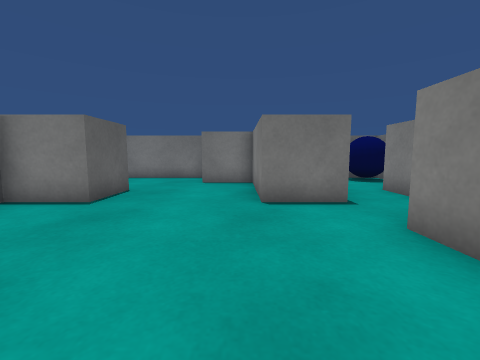
[1] (above)

20 first-person views from a walk through a Unity game level. The camera is 0.55 m above the floor, tilts 6° down and sees 90° across. The floor is counted in squares, 0.5 m on a side. Each view is taken from the middle of a square. On the plan, view 1 faces up. The plan holds only what a view shows up to about 11 squares ahead; the rest is blank. The place goes on beyond the plan. Surface patterns are stand-ins for the level's own textures.

[2]
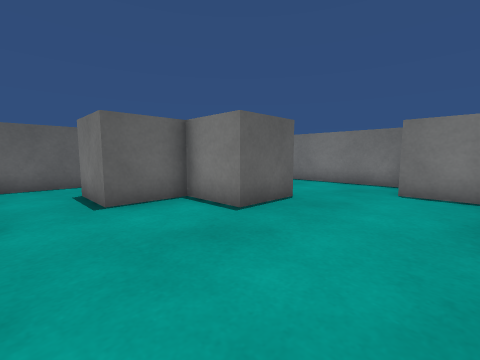

[3]
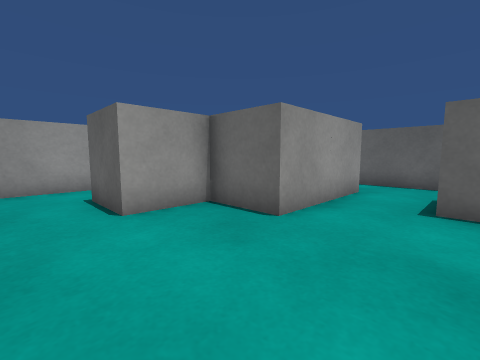

[4]
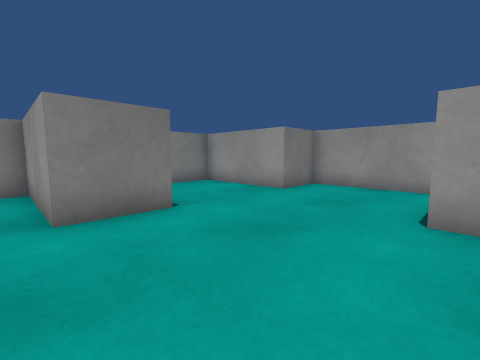

[5]
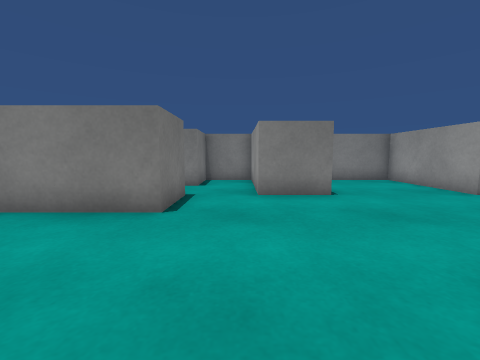

[6]
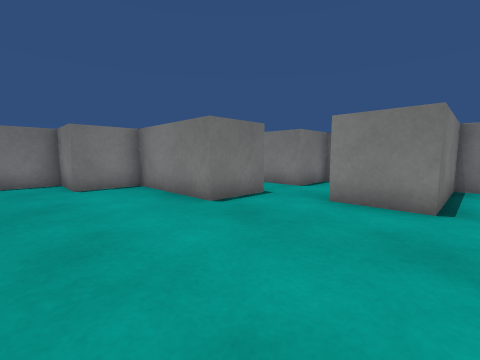

[7]
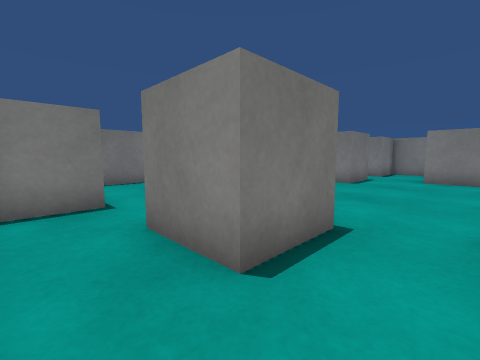

[8]
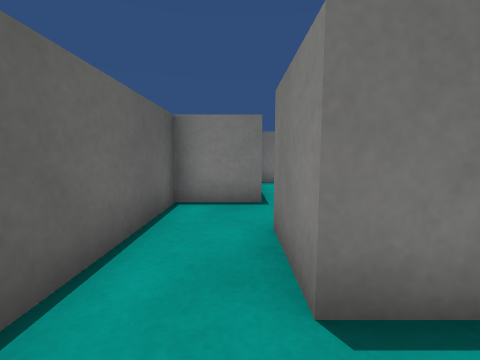

[9]
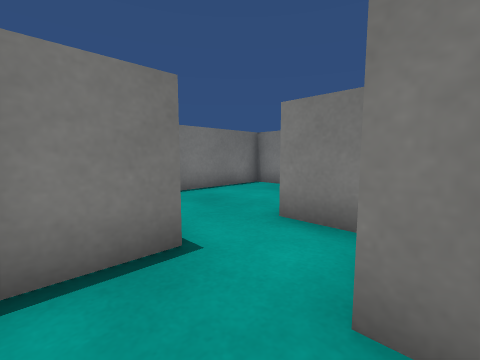

[10]
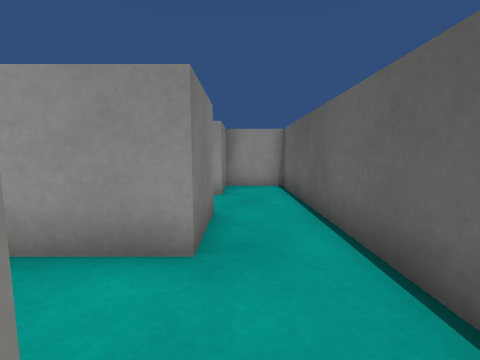

[11]
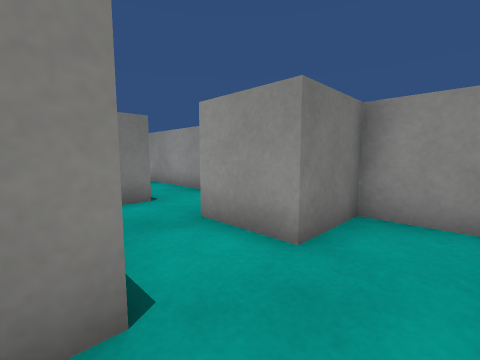

[12]
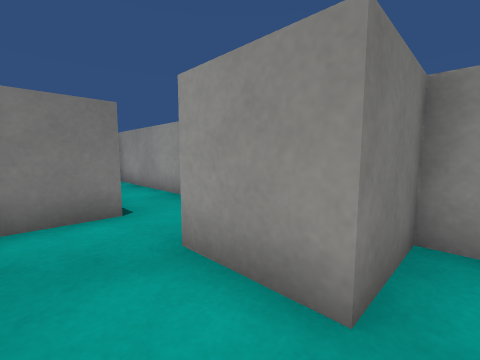

[13]
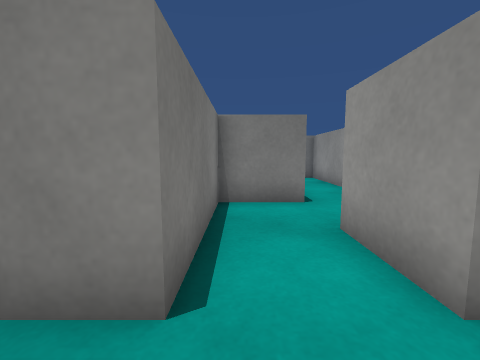

[14]
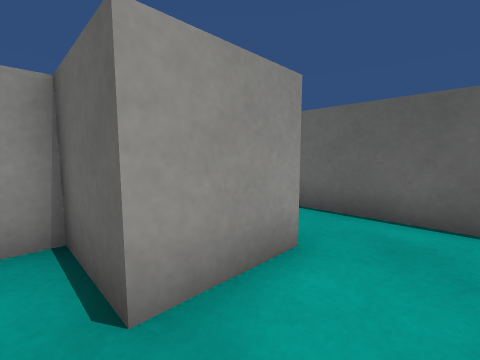

[15]
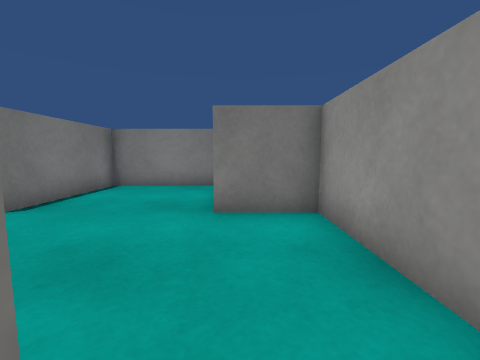

[16]
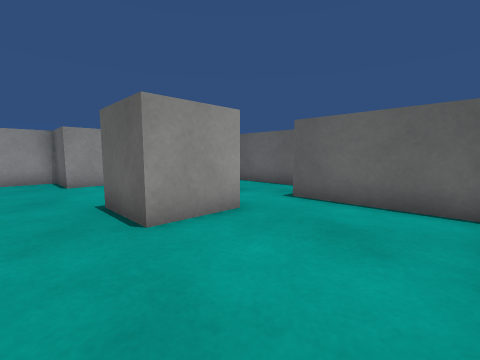

[17]
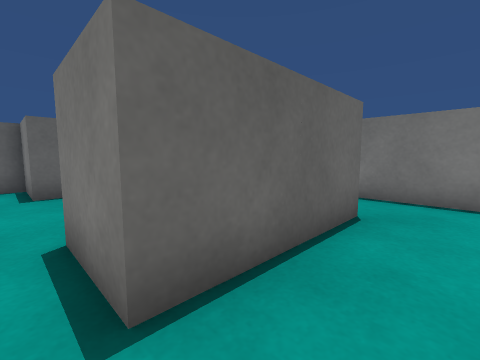

[18]
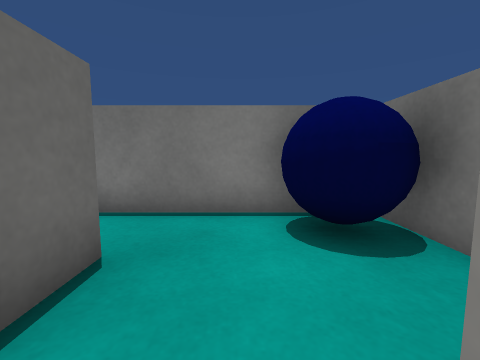

[19]
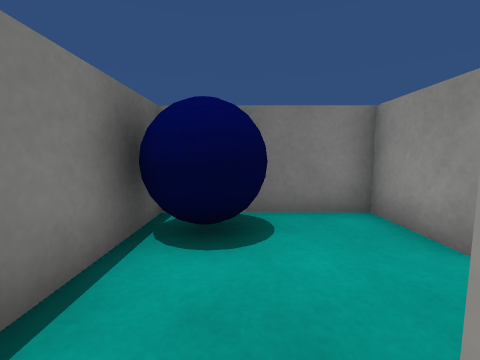

[20]
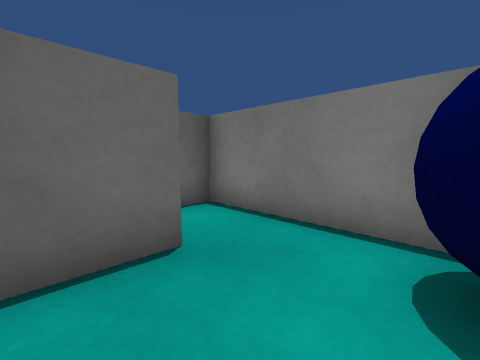

### Floor plan
Ten units are one square. View 1 is at (0, 0); x grows to the right and y downward. Boxes are objects, and circles mark ways between rooms. Rooms are numbered by the first view taken in them; rooms with no view inside come last. Other rooms are left out.
<svg viewBox="-100 -120 170 170">
<path fill="none" stroke="#000" d="M25 -74 25 -55 5 -55 5 -95 -15 -95 -15 -115 -71 -115M-55 -61 -55 -75 -35 -75 -35 -55 -55 -55 -55 -35 -75 -35 -75 -55M-75 -15 -35 -15 -35 5 -15 5 -15 25M-16 45 25 45 25 25 65 25 65 -15 25 -15 25 -35 65 -35 65 -55 45 -55 45 -75M-75 -111 -75 -75 -95 -75 -95 -15M-75 5 -75 -15M-95 -15 -95 45 -75 45 -75 25M-35 26 -35 5 -75 5M-75 25 -55 25 -55 45 -49 45M-28 45 -16 45M25 -96 25 -74M45 -75 65 -75 65 -110M62 -115 5 -115 5 -106"/>
<rect x="45" y="-115" width="20" height="20" fill="#bbb"><title>blue ball</title></rect>
<circle cx="-85" cy="-5" r="3" fill="#2a7"/>
<circle cx="-25" cy="35" r="3" fill="#2a7"/>
<circle cx="35" cy="-65" r="3" fill="#2a7"/>
<circle cx="-65" cy="15" r="3" fill="#2a7"/>
<text x="-10" y="-40">1</text>
<text x="-90" y="10">2</text>
<text x="-50" y="20">3</text>
<text x="40" y="-100">4</text>
</svg>
Room 1 opens to room 2. Room 1 opens to room 3. Room 1 opens to room 4. Room 2 opens to room 3.

Where each view was taken, in squares from view 1:
view 1: 0 up, 0 right, facing up
view 2: 2 up, 0 right, facing up-left
view 3: 4 up, 0 right, facing down-left
view 4: 4 up, 2 left, facing down-right
view 5: 4 up, 4 left, facing right
view 6: 1 up, 3 left, facing up-right
view 7: 2 up, 9 left, facing up-right
view 8: 2 up, 8 left, facing up
view 9: 5 up, 9 left, facing up-right
view 10: 4 up, 8 left, facing down
view 11: 0 up, 9 left, facing down-right
view 12: 1 down, 8 left, facing down-right
view 13: 1 down, 9 left, facing right
view 14: 1 down, 5 left, facing down-left
view 15: 3 down, 2 left, facing right
view 16: 11 up, 2 left, facing down-left
view 17: 5 up, 4 right, facing up-left
view 18: 7 up, 4 right, facing up
view 19: 10 up, 2 right, facing right
view 20: 8 up, 5 right, facing up-left
